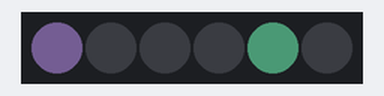
A sketch run on a simulated ESP32-C3. On the bench: 6 RGB LEDs in strip order, left to right. Dim RGB values are drawn brighter than linear; random numbers use the default seed unless the sketch sets one.

Above: at 2.1 s.
At 7.1 s:
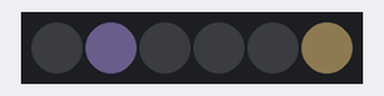
At 11.1 s:
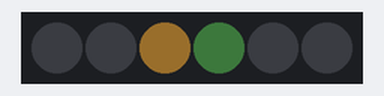
At 20.1 s:
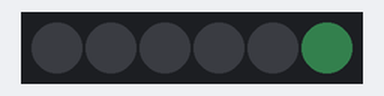
At 29.1 s:
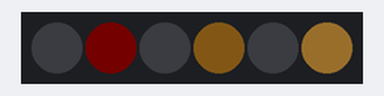
At 39.1 s:
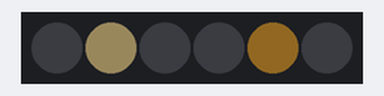
Timing chart, 0 to 40.0 s (numbered marks = the images above):
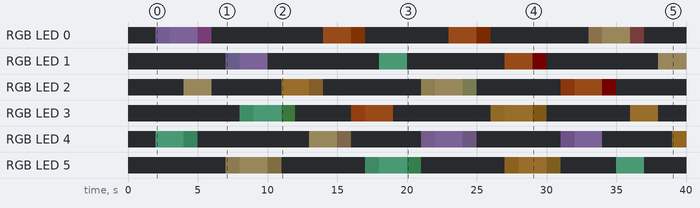

The sketch:

butterfly_twinkle.ino
```cpp
/*
 * Twinkling Butterfly - firmware
 * ------------------------------
 * Board : custom ESP32-C3FH4, 6 x WS2812B on GPIO4, 2 x LIR2032 in parallel
 * Build : Arduino IDE, esp32 core, board "ESP32C3 Dev Module"
 * Flash : over the onboard FT231XS COM port. Auto-reset works, no buttons.
 *
 * The power budget is the whole design here.  Two LIR2032 cells give about
 * 80 mAh and will sag badly above roughly 60 mA, so the firmware keeps the
 * average draw near 12 mA:
 *
 *   - global brightness capped at MAX_BRIGHTNESS (~10 %)
 *   - never more than MAX_LIT pixels above zero at once
 *   - light sleep between frames instead of delay(), which parks the CPU
 *   - deep sleep after AUTO_OFF_HOURS so a forgotten ornament does not
 *     deep-discharge the cells
 *
 * The pixels run straight off the switched battery rail (3.0-4.2 V), not off
 * the 3.3 V regulator.  Below ~3.5 V the blue and green dice inside a WS2812B
 * dim faster than the red one, so colours drift warm as the cells empty.  At
 * this brightness it reads as candlelight rather than as a fault.
 */

#include <Adafruit_NeoPixel.h>
#include <esp_sleep.h>
#include <esp_random.h>

// ---------------------------------------------------------------- hardware
constexpr uint8_t  LED_PIN        = 4;      // GPIO4 -> 470 ohm -> D1 DIN
constexpr uint16_t NUM_PIXELS     = 6;

// ------------------------------------------------------------ power budget
constexpr uint8_t  MAX_BRIGHTNESS = 25;     // of 255; ~10 %
constexpr uint8_t  MAX_LIT        = 3;      // pixels allowed above zero
constexpr uint32_t FRAME_US       = 33000;  // ~30 fps
constexpr uint32_t AUTO_OFF_HOURS = 8;

// ------------------------------------------------------------- twinkle feel
constexpr uint16_t FADE_IN_MIN    = 400;    // ms
constexpr uint16_t FADE_IN_MAX    = 1600;
constexpr uint16_t HOLD_MIN       = 120;
constexpr uint16_t HOLD_MAX       = 900;
constexpr uint16_t FADE_OUT_MIN   = 600;
constexpr uint16_t FADE_OUT_MAX   = 2200;
constexpr uint16_t REST_MIN       = 300;    // dark time before a pixel may relight
constexpr uint16_t REST_MAX       = 4000;

Adafruit_NeoPixel strip(NUM_PIXELS, LED_PIN, NEO_GRB + NEO_KHZ800);

// Warm candle-ish hues, as (r,g,b) at full scale. Kept away from pure blue:
// blue costs the most current and fades first as the cells discharge.
struct Hue { uint8_t r, g, b; };
constexpr Hue PALETTE[] = {
  {255, 180,  70},   // amber
  {255, 120,  40},   // ember
  {255, 220, 150},   // warm white
  {200, 160, 255},   // faint violet
  {120, 255, 190},   // mint
};
constexpr uint8_t PALETTE_N = sizeof(PALETTE) / sizeof(PALETTE[0]);

// gamma 2.2, so a linear fade looks linear to the eye
uint8_t gamma8(uint8_t v) {
  static const uint8_t T[32] = {
      0,  0,  1,  2,  4,  6,  9, 12, 16, 20, 25, 30, 36, 42, 49, 56,
     64, 72, 81, 90,100,110,121,132,144,156,169,182,196,210,225,255};
  uint8_t i = v >> 3, f = v & 7;
  uint16_t a = T[i], b = (i < 31) ? T[i + 1] : 255;
  return a + ((b - a) * f) / 8;
}

enum Phase : uint8_t { REST, FADE_IN, HOLD, FADE_OUT };

struct Pixel {
  Phase    phase    = REST;
  uint32_t t_start  = 0;
  uint32_t t_len    = 0;
  Hue      hue      = PALETTE[0];
  uint8_t  level    = 0;      // 0..255 before gamma
} px[NUM_PIXELS];

uint32_t rnd(uint32_t lo, uint32_t hi) {      // inclusive-exclusive
  return lo + (esp_random() % (hi - lo));
}

uint8_t litCount() {
  uint8_t n = 0;
  for (auto &p : px) if (p.phase != REST) n++;
  return n;
}

void startPixel(Pixel &p, uint32_t now) {
  p.phase   = FADE_IN;
  p.t_start = now;
  p.t_len   = rnd(FADE_IN_MIN, FADE_IN_MAX);
  p.hue     = PALETTE[esp_random() % PALETTE_N];
}

void advance(Pixel &p, uint32_t now) {
  uint32_t dt = now - p.t_start;
  switch (p.phase) {
    case REST:
      p.level = 0;
      if (dt >= p.t_len && litCount() < MAX_LIT) startPixel(p, now);
      break;
    case FADE_IN:
      p.level = (dt >= p.t_len) ? 255 : (uint8_t)((dt * 255) / p.t_len);
      if (dt >= p.t_len) { p.phase = HOLD; p.t_start = now; p.t_len = rnd(HOLD_MIN, HOLD_MAX); }
      break;
    case HOLD:
      p.level = 255;
      if (dt >= p.t_len) { p.phase = FADE_OUT; p.t_start = now; p.t_len = rnd(FADE_OUT_MIN, FADE_OUT_MAX); }
      break;
    case FADE_OUT:
      p.level = (dt >= p.t_len) ? 0 : (uint8_t)(255 - (dt * 255) / p.t_len);
      if (dt >= p.t_len) { p.phase = REST; p.t_start = now; p.t_len = rnd(REST_MIN, REST_MAX); }
      break;
  }
}

void setup() {
  strip.begin();
  strip.setBrightness(MAX_BRIGHTNESS);
  strip.clear();
  strip.show();

  uint32_t now = millis();
  for (uint16_t i = 0; i < NUM_PIXELS; i++) {
    px[i].phase   = REST;
    px[i].t_start = now;
    px[i].t_len   = rnd(0, REST_MAX);     // stagger so they do not pulse in step
  }

  // Wake the CPU from light sleep on the frame timer alone.
  esp_sleep_enable_timer_wakeup(FRAME_US);
}

void loop() {
  static uint32_t started = millis();
  uint32_t now = millis();

  if ((now - started) >= AUTO_OFF_HOURS * 3600UL * 1000UL) {
    strip.clear();
    strip.show();
    delay(10);
    esp_deep_sleep_start();              // only a power cycle on SW1 wakes it
  }

  for (uint16_t i = 0; i < NUM_PIXELS; i++) {
    advance(px[i], now);
    uint8_t  g = gamma8(px[i].level);
    const Hue &h = px[i].hue;
    strip.setPixelColor(i,
        (uint8_t)((h.r * g) / 255),
        (uint8_t)((h.g * g) / 255),
        (uint8_t)((h.b * g) / 255));
  }
  strip.show();

  // Park the CPU until the next frame. Far cheaper than delay(), which keeps
  // the core clocked the whole time.
  esp_light_sleep_start();
}
```

Measured:
- by itself, RGB LED 2: off → RGB(25, 22, 15) at 4.0 s, → off 2.0 s later, → RGB(25, 18, 7) 5.0 s later, → RGB(7, 5, 2) 2.0 s later, … (13 changes in this stretch)
- by itself, RGB LED 3: off → RGB(6, 14, 10) at 8.0 s, → RGB(12, 25, 19) 1.0 s later, → RGB(1, 2, 1) 2.0 s later, → off 1.0 s later, … (13 changes in this stretch)
- what the display in image 1 shows lasts 1.0 s, from 7.0 s to 8.0 s
